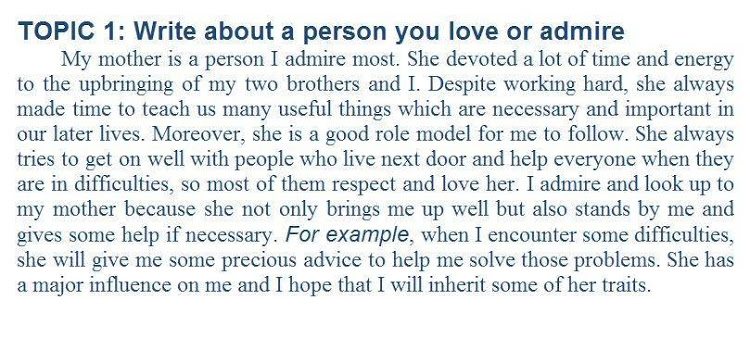
#> input picture test1.jpg, 750 x 338 px
$ python ocr.py
#> lines starting #> are read from the running program, lines starting #| are printed output that depends on the picture; after the words box and inside, x2 and y2 are one past the last pixel; in counts of white or black regions, pixels touching at a corner belong together
#> further down, img is the input picture: shape (338, 750, 3); mean B, G, R 232, 230.9, 226.6
import cv2
import numpy as np
import pytesseract
import re


# get grayscale image
def get_grayscale(image):
    return cv2.cvtColor(image, cv2.COLOR_BGR2GRAY)


# noise removal
def remove_noise(image):
    return cv2.medianBlur(image, 5)


# thresholding
def thresholding(image):
    return cv2.threshold(image, 0, 255, cv2.THRESH_BINARY + cv2.THRESH_OTSU)[1]
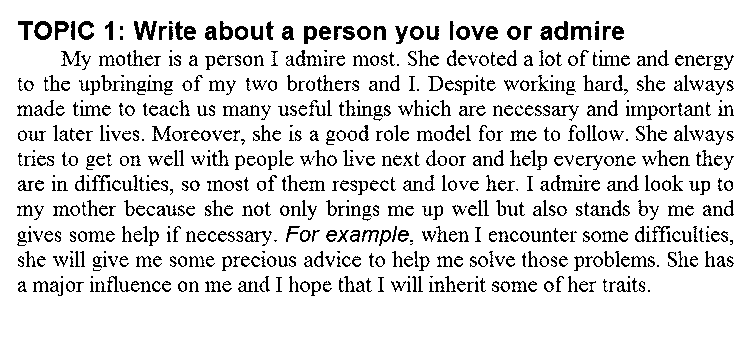
#> returned value: shape (338, 750); 87.4% white; black in thin lines or dots, all inside (x1, y1, x2, y2) = (17, 21, 734, 296)


# dilation
def dilate(image):
    kernel = np.ones((5, 5), np.uint8)
    return cv2.dilate(image, kernel, iterations=1)


# erosion
def erode(image):
    kernel = np.ones((5, 5), np.uint8)
    return cv2.erode(image, kernel, iterations=1)


# opening - erosion followed by dilation
def opening(image):
    kernel = np.ones((5, 5), np.uint8)
    return cv2.morphologyEx(image, cv2.MORPH_OPEN, kernel)
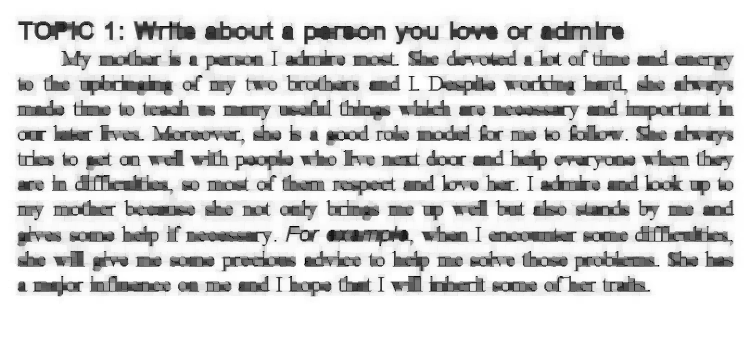
#> returned value: shape (338, 750); min 0, max 255, mean 210.4


# canny edge detection
def canny(image):
    return cv2.Canny(image, 100, 200)
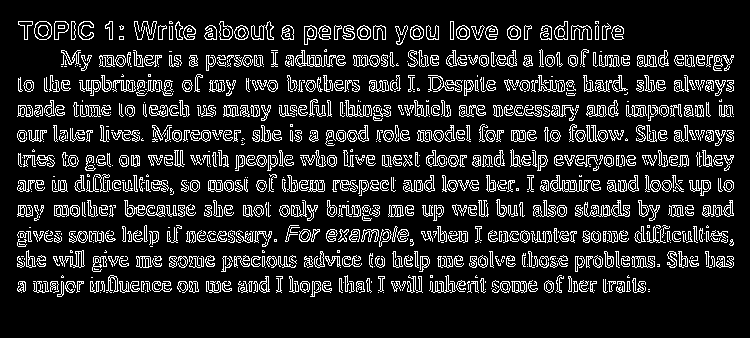
#> returned value: shape (338, 750); 13.4% white in thin lines or dots, all inside (x1, y1, x2, y2) = (17, 21, 734, 297)


# skew correction
def deskew(image):
    coords = np.column_stack(np.where(image > 0))
    angle = cv2.minAreaRect(coords)[-1]
    if angle < -45:
        angle = -(90 + angle)
    else:
        angle = -angle
    (h, w) = image.shape[:2]
    center = (w // 2, h // 2)
    M = cv2.getRotationMatrix2D(center, angle, 1.0)
    rotated = cv2.warpAffine(image, M, (w, h), flags=cv2.INTER_CUBIC, borderMode=cv2.BORDER_REPLICATE)
    return rotated

# template matching
def match_template(image, template):
    return cv2.matchTemplate(image, template, cv2.TM_CCOEFF_NORMED)

# đọc ảnh và tiền xử lý ảnh
img = cv2.imread("test1.jpg")
gray = get_grayscale(img)
thresh = thresholding(gray)
opening = opening(gray)
canny = canny(gray)

pytesseract.pytesseract.tesseract_cmd = r"Tesseract-OCR\\tesseract.exe"
char = 'qewrytiuopadfghkjlzcvxbnm'

#custom_config = r'--oem 3 --psm 6 outputbase digits'
#custom_config2 = r'-c tessedit_char_whitelist=abcdefghijklmnopqrstuvwxyzABCDEFGHIJKLMNOPQSRTUVWXYZ --psm 6'
#> (the run stopped early here; a loop or call above may not have finished)
